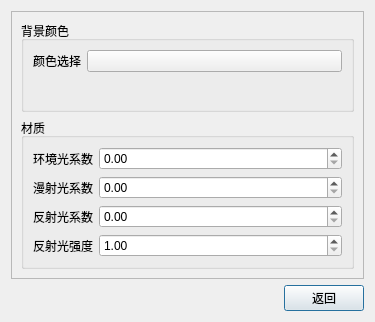
<?xml version="1.0" encoding="UTF-8"?>
<ui version="4.0">
 <class>PreferencesDialog</class>
 <widget class="QDialog" name="PreferencesDialog">
  <property name="windowModality">
   <enum>Qt::NonModal</enum>
  </property>
  <property name="geometry">
   <rect>
    <x>0</x>
    <y>0</y>
    <width>375</width>
    <height>322</height>
   </rect>
  </property>
  <property name="maximumSize">
   <size>
    <width>609</width>
    <height>547</height>
   </size>
  </property>
  <property name="windowTitle">
   <string>设置</string>
  </property>
  <layout class="QGridLayout" name="gridLayout">
   <item row="3" column="1">
    <widget class="QPushButton" name="okButton">
     <property name="text">
      <string>返回</string>
     </property>
     <property name="default">
      <bool>false</bool>
     </property>
     <property name="flat">
      <bool>false</bool>
     </property>
    </widget>
   </item>
   <item row="3" column="0">
    <spacer name="horizontalSpacer">
     <property name="orientation">
      <enum>Qt::Horizontal</enum>
     </property>
     <property name="sizeHint" stdset="0">
      <size>
       <width>40</width>
       <height>20</height>
      </size>
     </property>
    </spacer>
   </item>
   <item row="0" column="0" colspan="2">
    <widget class="QScrollArea" name="scrollArea">
     <property name="widgetResizable">
      <bool>true</bool>
     </property>
     <widget class="QWidget" name="scrollAreaWidgetContents">
      <property name="geometry">
       <rect>
        <x>0</x>
        <y>0</y>
        <width>355</width>
        <height>273</height>
       </rect>
      </property>
      <layout class="QGridLayout" name="gridLayout_5">
       <item row="0" column="0">
        <widget class="QGroupBox" name="backgroundsGroup">
         <property name="title">
          <string>背景颜色</string>
         </property>
         <layout class="QGridLayout" name="gridLayout_3">
          <item row="0" column="0">
           <layout class="QFormLayout" name="bacgroundsLayout">
            <item row="0" column="0">
             <widget class="QLabel" name="volumeBackgroundLabel">
              <property name="text">
               <string>颜色选择</string>
              </property>
             </widget>
            </item>
            <item row="0" column="1">
             <widget class="QPushButton" name="volumeBackground">
              <property name="minimumSize">
               <size>
                <width>0</width>
                <height>0</height>
               </size>
              </property>
              <property name="toolTip">
               <string/>
              </property>
              <property name="autoFillBackground">
               <bool>true</bool>
              </property>
              <property name="text">
               <string/>
              </property>
             </widget>
            </item>
           </layout>
          </item>
         </layout>
        </widget>
       </item>
       <item row="1" column="0">
        <widget class="QGroupBox" name="materialGroup">
         <property name="title">
          <string>材质</string>
         </property>
         <layout class="QGridLayout" name="gridLayout_4">
          <item row="0" column="0">
           <layout class="QFormLayout" name="materialLayout">
            <item row="0" column="0">
             <widget class="QLabel" name="ambientLabel">
              <property name="text">
               <string>环境光系数</string>
              </property>
             </widget>
            </item>
            <item row="1" column="0">
             <widget class="QLabel" name="diffuseLabel">
              <property name="text">
               <string>漫射光系数</string>
              </property>
             </widget>
            </item>
            <item row="2" column="0">
             <widget class="QLabel" name="specularLabel">
              <property name="text">
               <string>反射光系数</string>
              </property>
             </widget>
            </item>
            <item row="3" column="0">
             <widget class="QLabel" name="powerLabel">
              <property name="text">
               <string>反射光强度</string>
              </property>
             </widget>
            </item>
            <item row="0" column="1">
             <widget class="QDoubleSpinBox" name="ambientValue">
              <property name="minimum">
               <double>0.000000000000000</double>
              </property>
              <property name="maximum">
               <double>1.000000000000000</double>
              </property>
              <property name="singleStep">
               <double>0.100000000000000</double>
              </property>
              <property name="value">
               <double>0.000000000000000</double>
              </property>
             </widget>
            </item>
            <item row="1" column="1">
             <widget class="QDoubleSpinBox" name="diffuseValue">
              <property name="maximum">
               <double>1.000000000000000</double>
              </property>
              <property name="singleStep">
               <double>0.100000000000000</double>
              </property>
             </widget>
            </item>
            <item row="2" column="1">
             <widget class="QDoubleSpinBox" name="specularValue">
              <property name="maximum">
               <double>1.000000000000000</double>
              </property>
              <property name="singleStep">
               <double>0.100000000000000</double>
              </property>
             </widget>
            </item>
            <item row="3" column="1">
             <widget class="QDoubleSpinBox" name="powerValue">
              <property name="minimum">
               <double>1.000000000000000</double>
              </property>
              <property name="maximum">
               <double>50.000000000000000</double>
              </property>
             </widget>
            </item>
           </layout>
          </item>
         </layout>
        </widget>
       </item>
      </layout>
     </widget>
    </widget>
   </item>
  </layout>
 </widget>
 <resources/>
 <connections/>
</ui>
